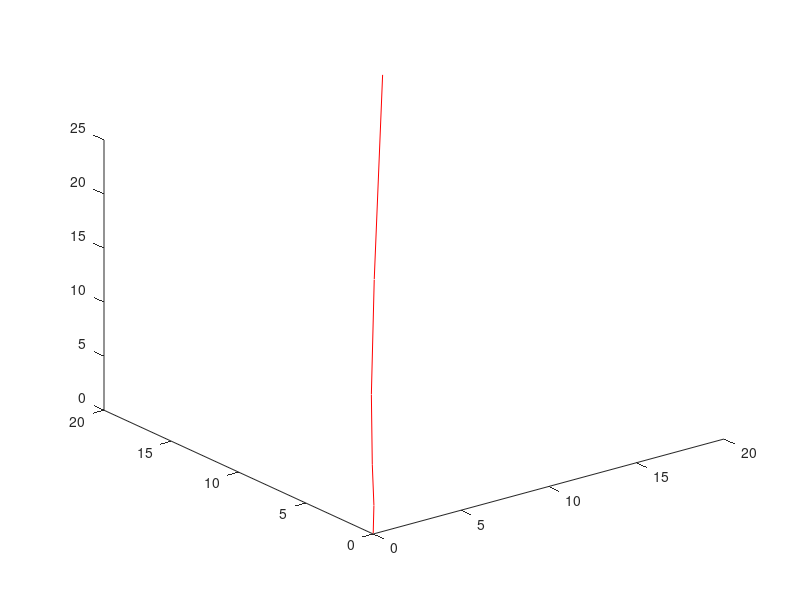

The MATLAB source for this figure:
%fileRight = fopen('right.txt','r');
%fileLeft = fopen('left.txt','r');

filename = 'Right.txt';
[accelR,delimeterOut]=importdata('Right.txt');

T = .5;
V = zeros(size(accelR,1),size(accelR,2));
D = zeros(size(accelR,1),size(accelR,2));




%Solve for velocity
for y = 2:size(accelR,1)
    for w = 1:size(accelR,2)
        V(y,w) = V(y-1,w) + accelR(y,w)*T;     
    end
end

disp(V);

%Solve for displacement
for z = 2:size(accelR,1)
    for y = 1:size(accelR,2)
        D(z,y) = D(z-1,y) + V(z,y)*T;
    end
end

disp(D);

plot3(D(:,1),D(:,2),D(:,3),'r')

% disp(sizeA);
% %Get the magnitude of the acceleration vector
% function f1 = mag(x,y,z)
%     f1 = sqrt(x^2 + y^2 + z^2);
% end

